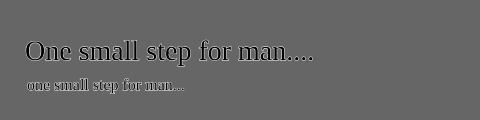
Frame 1 (no input)
Frame 60 (no input): identical to frame 1, image omitted
Frame 120 (the mouse pressed at the canvas centre since frame 60): identical to frame 1, image omitted

The p5.js sketch that drew this single still picture (run headless with seeded random() and noise() and a simulated clock; from frame 60 on, the mouse is pressed at the canvas centre):

// p5.js sketch
// ── sketch.js
function setup() {
  createCanvas(480, 120);
  textFont("Source Code Pro");
  fill(0);
  stroke(255);
}

function draw() {
  background(102);
  textSize(28);
  text("One small step for man....", 25, 60);
  textSize(16);
  text("one small step for man...", 27, 90);
}
